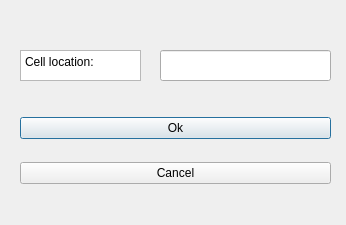
<?xml version="1.0" encoding="UTF-8"?>
<ui version="4.0">
 <class>gotocell</class>
 <widget class="QDialog" name="gotocell">
  <property name="geometry">
   <rect>
    <x>0</x>
    <y>0</y>
    <width>346</width>
    <height>225</height>
   </rect>
  </property>
  <property name="windowTitle">
   <string>gotocell</string>
  </property>
  <widget class="QLineEdit" name="lineEdit">
   <property name="geometry">
    <rect>
     <x>160</x>
     <y>50</y>
     <width>171</width>
     <height>31</height>
    </rect>
   </property>
   <property name="text">
    <string/>
   </property>
  </widget>
  <widget class="QWidget" name="verticalLayoutWidget">
   <property name="geometry">
    <rect>
     <x>20</x>
     <y>100</y>
     <width>311</width>
     <height>101</height>
    </rect>
   </property>
   <layout class="QVBoxLayout" name="verticalLayout">
    <item>
     <widget class="QPushButton" name="okBtn">
      <property name="text">
       <string>Ok</string>
      </property>
     </widget>
    </item>
    <item>
     <widget class="QPushButton" name="cancelBtn">
      <property name="text">
       <string>Cancel</string>
      </property>
     </widget>
    </item>
   </layout>
  </widget>
  <widget class="QTextEdit" name="textEdit">
   <property name="geometry">
    <rect>
     <x>20</x>
     <y>50</y>
     <width>121</width>
     <height>31</height>
    </rect>
   </property>
   <property name="html">
    <string>&lt;!DOCTYPE HTML PUBLIC &quot;-//W3C//DTD HTML 4.0//EN&quot; &quot;http://www.w3.org/TR/REC-html40/strict.dtd&quot;&gt;
&lt;html&gt;&lt;head&gt;&lt;meta name=&quot;qrichtext&quot; content=&quot;1&quot; /&gt;&lt;meta charset=&quot;utf-8&quot; /&gt;&lt;style type=&quot;text/css&quot;&gt;
p, li { white-space: pre-wrap; }
hr { height: 1px; border-width: 0; }
li.unchecked::marker { content: &quot;\2610&quot;; }
li.checked::marker { content: &quot;\2612&quot;; }
&lt;/style&gt;&lt;/head&gt;&lt;body style=&quot; font-family:'Segoe UI'; font-size:9pt; font-weight:400; font-style:normal;&quot;&gt;
&lt;p style=&quot; margin-top:0px; margin-bottom:0px; margin-left:0px; margin-right:0px; -qt-block-indent:0; text-indent:0px;&quot;&gt;Cell location: &lt;/p&gt;&lt;/body&gt;&lt;/html&gt;</string>
   </property>
  </widget>
 </widget>
 <resources/>
 <connections/>
</ui>
